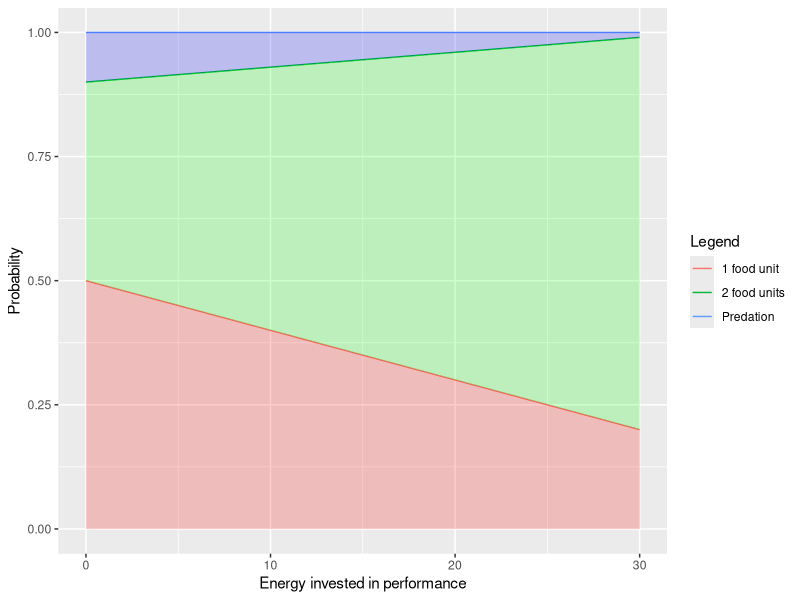
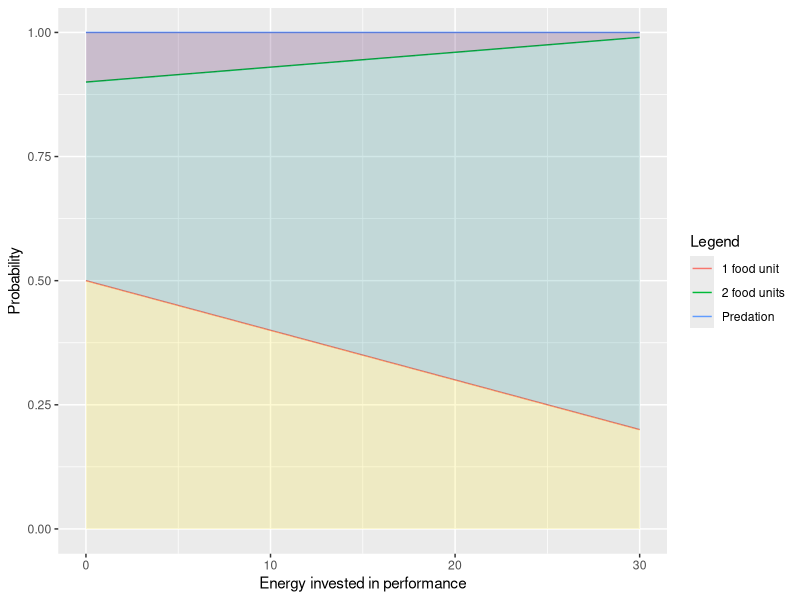
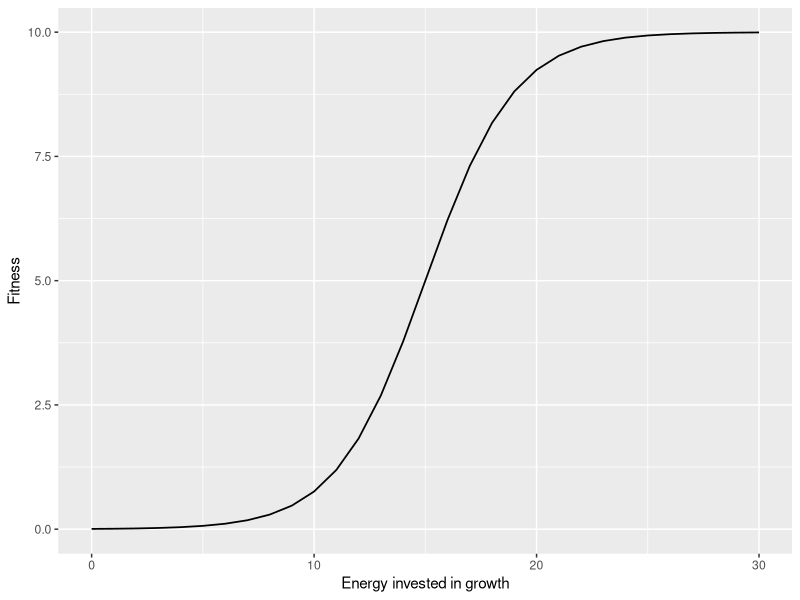

Source code (R) for these figures, in order:
# SDO MODEL

#----------------Initial parameters-------------------

growth <- 0 # Initial growth value

performance <- 0 # Initial performance value

energy_reserve <- 0 # Where food units go before being invested

metabolic_rate <- 1 
# Amount of food units that every time step is used on self-maintenance

prob_1_unit <- seq(from = 0.5, to = 0.2, length.out = 31) 
# Probability of finding 1 unit of food

prob_2_unit <-seq(from = 0.4, to = 0.79, length.out = 31)
# Probability of finding 2 unit of food

prob_predation <- seq(from = 0.1, to = 0.01, length.out = 31)
# Probability of being predated

energy_growth <- seq(from = 0, to = 30, length.out = 31)

energy_performance <- seq(from = 0, to = 30, length.out = 31)

matrix_food_predation <- cbind(energy_performance , prob_1_unit , prob_2_unit , prob_predation)
# Matrix with the probabilities of each event for every performance value

matrix_food_predation_sum <- cbind(energy_performance , prob_1_unit , prob_2_unit + prob_1_unit, prob_predation + prob_2_unit + prob_1_unit)
# Matrix with the probabilities of each event for every performance value, packed

matrix_food_predation_df <- as.data.frame(matrix_food_predation)
# Data frame of the probabilities

matrix_food_predation_sum_df <- as.data.frame(matrix_food_predation_sum)
names(matrix_food_predation_sum_df)[3] <- "prob_2_unit"
names(matrix_food_predation_sum_df)[4] <- "prob_predation"
# Data frame of the stacked probabilities

sigmoid = function(energy_growth) {
  10 / (1 + exp(0.5*(-energy_growth+15)))
}

fitness_values <- cbind(energy_growth, sigmoid(energy_growth))
fitness_values_df <- as.data.frame(fitness_values)
names(fitness_values_df)[2] <- "Fitness"
# Sigmoid function + Data frame with all its values



#------------------Graphs------------------------

library(ggplot2)
library(dplyr)
library(viridis) # I can't make it colorblind-friendly, but I would like to



# Probability graph

Probability_plot <- ggplot(data = matrix_food_predation_df, aes(x = energy_performance, group = 1)) +
  geom_line(aes(y = prob_1_unit, color = "1 food unit")) +
  geom_line(aes(y = prob_2_unit + prob_1_unit, color = "2 food units")) +
  geom_line(aes(y = prob_predation + prob_2_unit + prob_1_unit, color = "Predation")) +
  xlab('Energy invested in performance') +
  ylab('Probability') +
  scale_colour_discrete("Legend", labels = c("1 food unit", "2 food units", "Predation")) +
  geom_ribbon(aes(ymax = 1, ymin = prob_2_unit + prob_1_unit), fill = "blue", alpha = 0.2) +
  geom_ribbon(aes(ymax = prob_2_unit + prob_1_unit, ymin = prob_1_unit), fill = "green", alpha = 0.2) +
  geom_ribbon(aes(ymax = prob_1_unit, ymin = 0), fill="red", alpha = 0.2)

Probability_plot # Without stacked matrix

Probability_plot_2 <- ggplot(data = matrix_food_predation_sum_df, aes(x = energy_performance, group = 1)) +
  geom_line(aes(y = prob_1_unit, color = "1 food unit")) +
  geom_line(aes(y = prob_2_unit, color = "2 food units")) +
  geom_line(aes(y = prob_predation, color="Predation")) +
  xlab('Energy invested in performance') +
  ylab('Probability') +
  scale_colour_discrete("Legend") +
  geom_ribbon(aes(ymax = 1, ymin = prob_2_unit), fill = "#440154FF", alpha = 0.2) +
  geom_ribbon(aes(ymax = prob_2_unit, ymin = prob_1_unit), fill = "#21908CFF", alpha = 0.2) +
  geom_ribbon(aes(ymax = prob_1_unit, ymin = 0), fill="#FDE725FF", alpha = 0.2)

Probability_plot_2 # With stacked matrix


viridis(3) # This line gives the color code in the viridis scale with 3 factors



# Fitness graph

Fitness_plot <- ggplot(data = fitness_values_df, aes(x = energy_growth)) +
  geom_line(aes(energy_growth, Fitness), data = fitness_values_df, size = 0.6) +
  xlab("Energy invested in growth") + ylab("Fitness")

Fitness_plot



#-----------------Loop---------------------

x <- 1

Random_1 <- function(x){
  runif(x)
}
# Function that generates a random number from 0 to 1 every time it is called

Random_num <- Random_1(x)
# We fix a random number, on which the if loop is going to work

Random_num
# Fixed random number

if(Random_num < prob_1_unit[1]) {
  energy_reserve <- energy_reserve + 1 - metabolic_rate
  "I've found 1 piece of food!"
  } else if(Random_num > prob_1_unit[1] & Random_num <= (prob_1_unit[1] + prob_2_unit[1])) {
  energy_reserve <- energy_reserve + 2 - metabolic_rate
  "I've found 2 pieces of food!! WOW!"
  } else {
  energy_reserve <- 0
  "I'm dead :("
  }
# 3 possible outputs. At the moment we are only working with 0 energy invested on performance. 


time <- 0
while (time <= 10){
  Random_num <- Random_1(x)
  # We fix a random number, on which the if loop is going to work
  
  Random_num
  # Fixed random number
  
  if(Random_num < prob_1_unit[1]) {
    energy_reserve <- energy_reserve + 1 - metabolic_rate
    print("I've found 1 piece of food!")
  } else if(Random_num > prob_1_unit[1] & Random_num <= (prob_1_unit[1] + prob_2_unit[1])) {
    energy_reserve <- energy_reserve + 2 - metabolic_rate
    print("I've found 2 pieces of food!! WOW!")
  } else {
    energy_reserve <- 0
    print("I'm dead :(")
  }
  time <- time + 1
}

# While loop for the previous if sequence. Now we should try to 
# change the performance state at each time_step



time <- 0
while (time <= 10){
  Random_num <- Random_1(x)
  # We fix a random number, on which the if loop is going to work
  
  Random_num
  # Fixed random number
  
  if(Random_num < prob_1_unit[energy_reserve + 1]) {
    # It is energy_reserve + 1 because we are selecting row "0" + 1 (There is no row 0)
    # and row 1 corresponds to energy 0.
    
    energy_reserve <- energy_reserve + 1 - metabolic_rate
    print("I've found 1 piece of food!")
  } else if(Random_num > prob_1_unit[energy_reserve + 1] & Random_num <= (prob_1_unit[energy_reserve + 1] + prob_2_unit[energy_reserve + 1])) {
    energy_reserve <- energy_reserve + 2 - metabolic_rate
    # Here the energy reserve incresases by 1, and we want to select row "1" + 1, corresponding
    # to row 2, energy 1
    
    print("I've found 2 pieces of food!! WOW!")
  } else {
    energy_reserve <- 0
    print("I'm dead :(")
  }
  
  time <- time + 1
}

# The same as before, but changing the state at every time step


time <- 0
while (time < 20){
  Random_num <- Random_1(x)
  # We fix a random number, on which the if loop is going to work
  
  Random_num
  # Fixed random number
  
  if(Random_num < prob_1_unit[energy_reserve + 1]) {
    energy_reserve <- energy_reserve + 1 - metabolic_rate
    print("I've found 1 piece of food!")
  } else if(Random_num > prob_1_unit[energy_reserve + 1] & Random_num <= (prob_1_unit[energy_reserve + 1] + prob_2_unit[energy_reserve + 1])) {
    energy_reserve <- energy_reserve + 2 - metabolic_rate
    print("I've found 2 pieces of food!! WOW!")
  } else {
    energy_reserve <- 0
    print("I'm dead :(")
    break
  }
  
  time <- time + 1
}

# The same, but exiting the loop when the tadpole dies
# There is too much mortality :S --> Changed probabilities 
# from 0.4, 0.4, 0.2 to 0.5, 0.4, 0.1 and 0.2, 0.75, 0.05 to 0.2, 0.79, 0.01




#This is a test
#Hello :)
#Does it work?


